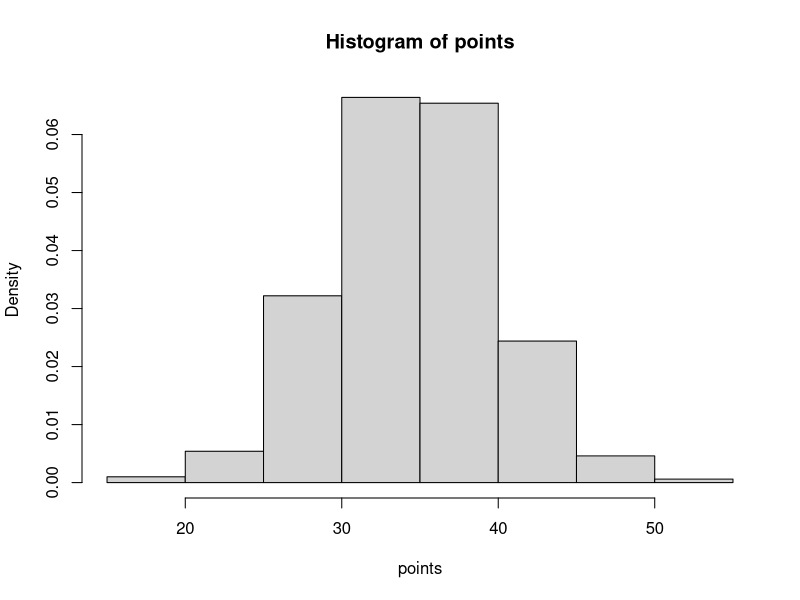
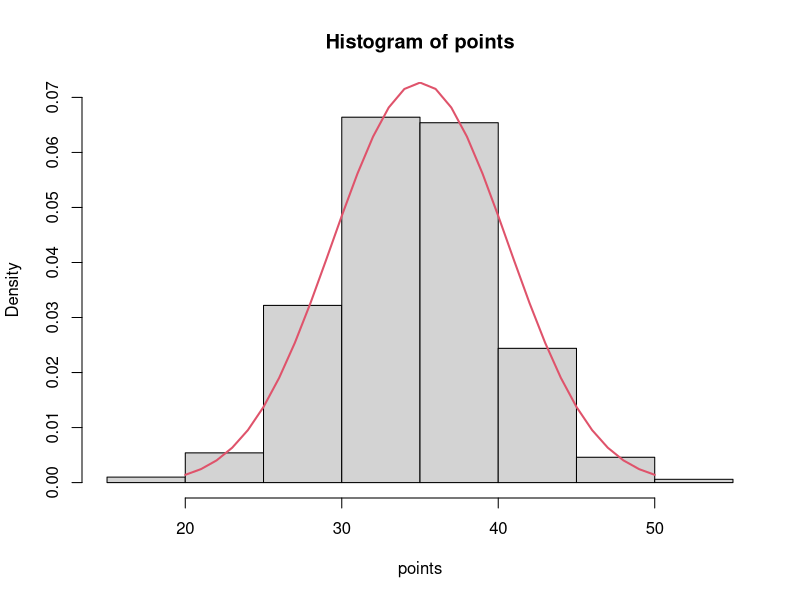

R code for these plots, in order:
## ---- chunk 1
set.seed(0)

# simulates rolling n dice and returns the sum
roll_dice <- function(n, s=6) {
  sum(sample(seq(1,s), n, replace = T))
}

# rolling 10 dice 1000 times and collect the results
points <- replicate(1000, roll_dice(10))

# distribution of the sum of points
hist(points, freq = F)
## ---- chunk 2
# formula for computing probability of dice points
dice_formula <- function(p, n, s=6) {
  prob <- 1/s^n*sum(
    sapply(seq(0, floor((p-n)/s)), 
           function(k) (-1)^k*choose(n,k)*choose(p-s*k-1,n-1)))
}

# computing the probability of getting 20-50 when rolling 10 dice
x <- 20:50; 
y <- sapply(x, function(p) dice_formula(p,n=10))

# overlay the formula on the histogram
# it turns out the formula does a nice job!
hist(points, ylim = c(0, 0.07), freq = F)
lines(x, y, col = 2, lwd=2)
